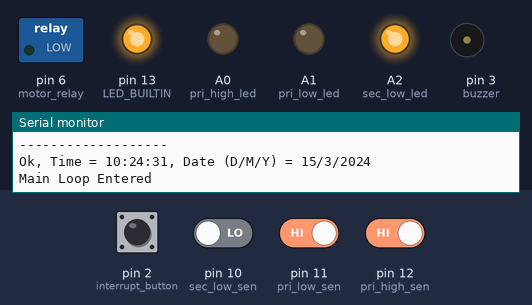
Simulated run of this sketch. Board: Arduino Uno, built with avr-gcc and run on an emulated ATmega328P. Shown: switched loads named in the sketch (green lamp = pin HIGH), output pins drawn as LEDs (lit = HIGH), buzzer (waves = sounding, pin HIGH), the last lines printed to the serial monitor. Dashed ring = blinking. The inputs (shaded band) are chosen by the test bench; at power-on: pin 2 (interrupt_button), pin 11 (pri_low_sen), pin 12 (pri_high_sen) HIGH, pin 10 (sec_low_sen) LOW. The local clock reads 2024-03-15 10:24:30 at power-on unless the sketch sets it.

Above: at 2.6 s.
2.7 s: pin 12 (pri_high_sen) driven LOW
At 4.6 s:
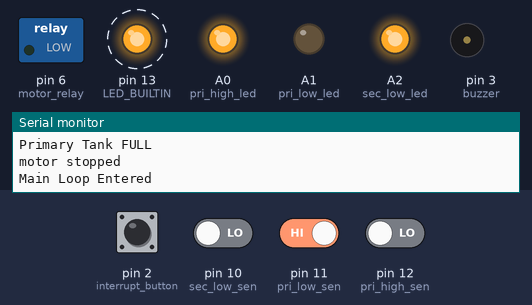
5.7 s: pin 10 (sec_low_sen) driven HIGH
At 7.4 s:
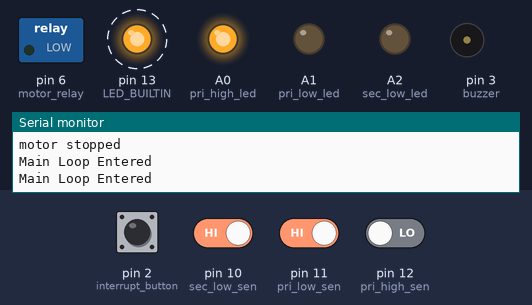
8.7 s: pin 11 (pri_low_sen) driven LOW
At 9.9 s:
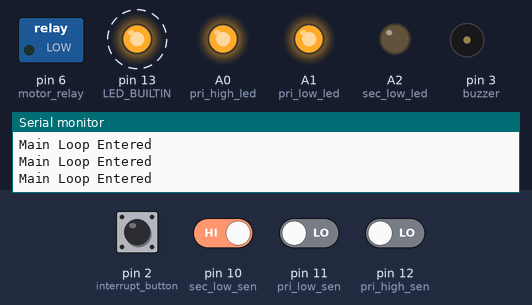
11.7 s: pin 10 (sec_low_sen) driven LOW
At 13.5 s:
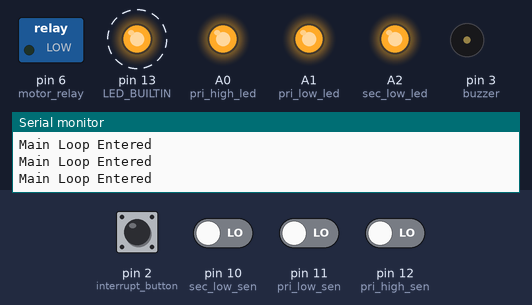
14.7 s: pin 12 (pri_high_sen) driven HIGH
At 15.9 s:
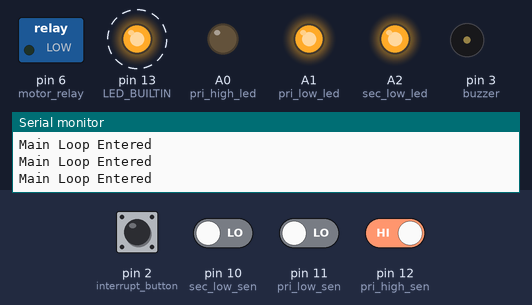
17.7 s: pin 2 (interrupt_button) pulled LOW for 0.15 s
At 19.0 s:
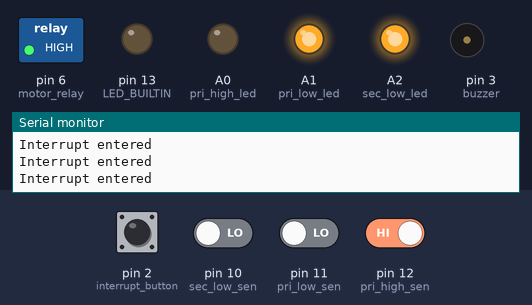
Timing chart, 0 to 20.3 s (numbered marks = the images above; inputs shaded):
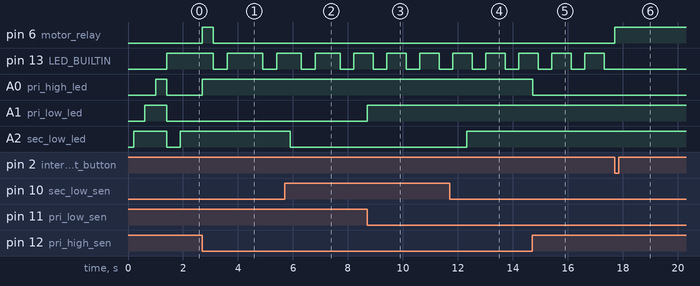

The sketch:

Automatic_Tank_system.ino
```cpp
#include <Wire.h>
#include <TimeLib.h>
#include <DS1307RTC.h>

#define motor_relay 6
#define pri_low_sen 11
#define pri_high_sen 12
#define sec_low_sen 10
#define sec_low_led A2
#define pri_low_led A1
#define pri_high_led A0
#define interrupt_button 2
#define start_time 8
#define end_time 17
#define full LOW
#define empty HIGH
#define buzzer 3


void setup() {
  Serial.begin(9600);
  while (!Serial) ; // wait for serial
  delay(200);
  Serial.println("DS1307RTC Read Test");
  Serial.println("-------------------");
  pinMode(pri_low_sen, INPUT);
  pinMode(pri_high_sen, INPUT);
  pinMode(sec_low_sen, INPUT);
  pinMode(motor_relay, OUTPUT);
  pinMode(LED_BUILTIN, OUTPUT);
  pinMode(sec_low_led, OUTPUT);
  pinMode(pri_low_led, OUTPUT);
  pinMode(pri_high_led, OUTPUT);
  pinMode(buzzer, OUTPUT);
  pinMode(interrupt_button, INPUT_PULLUP);
  attachInterrupt(digitalPinToInterrupt(2), buttonPressed, LOW);

  digitalWrite(sec_low_led, HIGH);        // leds on sequence (helps diagnose if the system is running properly)
  delay(400);
  digitalWrite(pri_low_led, HIGH);
  delay(400);
  digitalWrite(pri_high_led, HIGH);
  delay(400);

  digitalWrite(sec_low_led, LOW);
  digitalWrite(pri_low_led, LOW);
  digitalWrite(pri_high_led, LOW);

  tmElements_t tm1;

  if (RTC.read(tm1)) {
    Serial.print("Ok, Time = ");
    print2digits(tm1.Hour);
    Serial.write(':');
    print2digits(tm1.Minute);
    Serial.write(':');
    print2digits(tm1.Second);
    Serial.print(", Date (D/M/Y) = ");
    Serial.print(tm1.Day);
    Serial.write('/');
    Serial.print(tm1.Month);
    Serial.write('/');
    Serial.print(tmYearToCalendar(tm1.Year));
    Serial.println();
  }
  else
  {
    if (RTC.chipPresent())
    {
      Serial.println("The DS1307 is stopped.  Please run the SetTime");
      Serial.println("example to initialize the time and begin running.");
      Serial.println();
      for (int i = 0; i < 2; i++)
      {
        digitalWrite(buzzer, HIGH);                 //test led shows system is functional
        delay(2000);
        digitalWrite(buzzer, LOW);
        delay(2000);
      }
    }
    else
    {
      Serial.println("DS1307 read error!  Please check the circuitry.");
      Serial.println();
      for (int i = 0; i < 5; i++)
      {
        digitalWrite(buzzer, HIGH);
        delay(500);
        digitalWrite(buzzer, LOW);
        delay(500);
      }

    }
    delay(2000);
  }
}

void loop() {
  Serial.println("Main Loop Entered");
  Serial.println();
  digitalWrite(LED_BUILTIN, HIGH);                		 //test led shows system is functional
  delay(500);
  digitalWrite(sec_low_led, !digitalRead(sec_low_sen));        //leds show current sensor values
  digitalWrite(pri_low_led, !digitalRead(pri_low_sen));
  digitalWrite(pri_high_led, !digitalRead(pri_high_sen));

  tmElements_t tm;
  if (RTC.read(tm))
  {
    if (((tm.Hour) >= start_time) && ((tm.Hour) < end_time))
    {
      if (func_sen_val(pri_low_sen, digitalRead(pri_low_sen)) == empty)  //seperate recursive function is used which double checks the sensor value and return it if they are equal
      {
        if (func_sen_val(sec_low_sen, digitalRead(sec_low_sen)) == full)
        {
          while ((func_sen_val(pri_high_sen, digitalRead(pri_high_sen)) == empty) & (func_sen_val(sec_low_sen, digitalRead(sec_low_sen)) == full))
          {
            digitalWrite(motor_relay, HIGH);
            Serial.println("motor started");
            digitalWrite(sec_low_led, !digitalRead(sec_low_sen));
            digitalWrite(pri_low_led, !digitalRead(pri_low_sen));
            digitalWrite(pri_high_led, !digitalRead(pri_high_sen));
            if (digitalRead(pri_high_sen) == full)
            {
              Serial.write("Primary Tank FULL \n");
            }
            if (digitalRead(sec_low_sen) == empty)
            {
              Serial.write("Secondary Tank LOW \n");
            }
          }
          digitalWrite(motor_relay, LOW);
          Serial.println("motor stopped");
        }
      }
    }
  }

  digitalWrite(LED_BUILTIN, LOW);
  delay(500);
}

void buttonPressed()                      //interrupt service rountine to force the microcontroller using external push button
{
  while ((func_sen_val(pri_high_sen, digitalRead(pri_high_sen)) == empty) & (func_sen_val(sec_low_sen, digitalRead(sec_low_sen)) == full))
  {
    Serial.write("Interrupt entered \n");
    digitalWrite(motor_relay, HIGH);
    digitalWrite(sec_low_led, !digitalRead(sec_low_sen));
    digitalWrite(pri_low_led, !digitalRead(pri_low_sen));
    digitalWrite(pri_high_led, !digitalRead(pri_high_sen));

    if (digitalRead(pri_high_sen) == full)
    {
      Serial.write("Interrupt Primary Tank FULL \n");
    }
    if (digitalRead(sec_low_sen) == empty)
    {
      Serial.write("Interrupt Secondary Tank LOW \n");
    }
  }
  digitalWrite(motor_relay, LOW);
}

boolean func_sen_val(int pin, boolean state)          //recursive function checks the value twice to avoid bounce issues/change sampling interval
{ delay(200);
  boolean stateNow = digitalRead(pin);
  if (state != stateNow)
  {
    bool x;
    x = func_sen_val(pin, digitalRead(pin));
    return x;
  }
  return stateNow;
}

void print2digits(int number) {
  if (number >= 0 && number < 10) {
    Serial.write('0');
  }
  Serial.print(number);
}
```

Measured:
- after the input at 2.7 s, pin 13 (LED_BUILTIN): alternates HIGH for 1.3 s and LOW for 0.50 s, starting after 0.41 s; A0 (pri_high_led): LOW → HIGH at once
- after the input at 5.7 s, A2 (sec_low_led): HIGH → LOW after 0.21 s
- after the input at 8.7 s, A1 (pri_low_led): LOW → HIGH at once
- after the input at 11.7 s, A2 (sec_low_led): LOW → HIGH after 0.62 s
- after the input at 14.7 s, A0 (pri_high_led): HIGH → LOW at once
- after the input at 17.7 s, pin 6 (motor_relay): LOW → HIGH at once; pin 13 (LED_BUILTIN): stops changing and stays LOW
